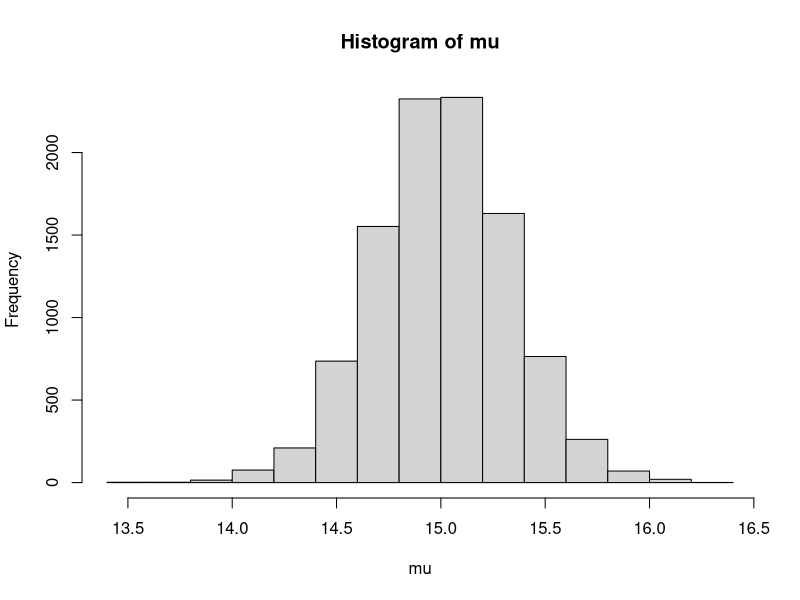
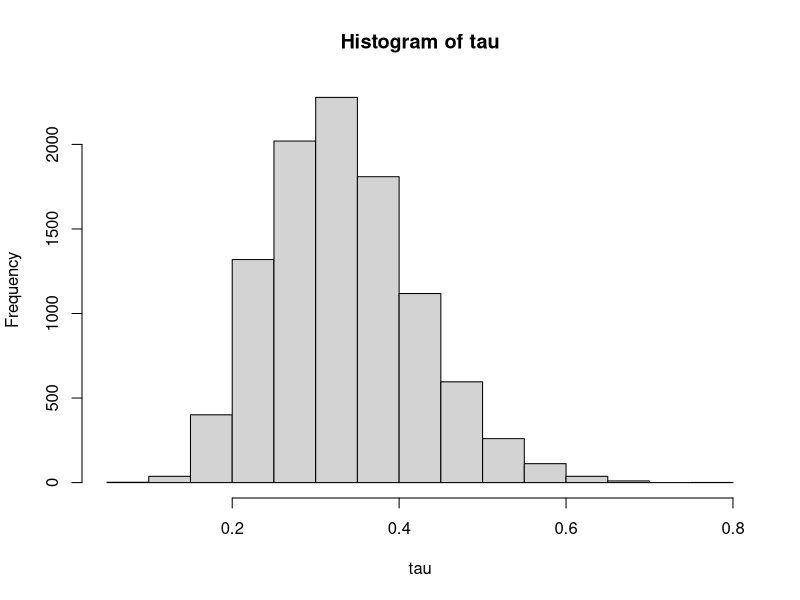

R code for these plots, in order: (Note: this script raises an error after producing the figures.)

###Example Code from Online
# summary statistics of sample
n    <- 30
ybar <- 15
s2   <- 3

# sample from the joint posterior (mu, tau | data)
mu     <- rep(NA, 11000)
tau    <- rep(NA, 11000)
T      <- 1000    # burnin
tau[1] <- 1  # initialisation
for(i in 2:11000) {   
  mu[i]  <- rnorm(n = 1, mean = ybar, sd = sqrt(1 / (n * tau[i - 1])))    
  tau[i] <- rgamma(n = 1, shape = n / 2, scale = 2 / ((n - 1) * s2 + n * (mu[i] - ybar)^2))
}
mu  <- mu[-(1:T)]   # remove burnin
tau <- tau[-(1:T)] # remove burnin
hist(mu)
hist(tau)





###My Actual Code Starts Here
for(i in 2:11000) {  
  #a
  for (k in 1:K) {
    ifelse(N[k] != 0, , runif(n = 1, min = 0, max = 1))
  }
  #b
  for (k in 1:(K - 1)) {
    nu[k, i]  = rbeta(n = 1, shape1 = e0 + N[k], shape2 = (K - k) * e0 + sum(N[(k + 1):K]))   
  }
  nu[K, i] = 1
  tau[i] = rgamma(n = 1, shape = n / 2, scale = 2 / ((n - 1) * s2 + n * (mu[i] - ybar)^2))
}